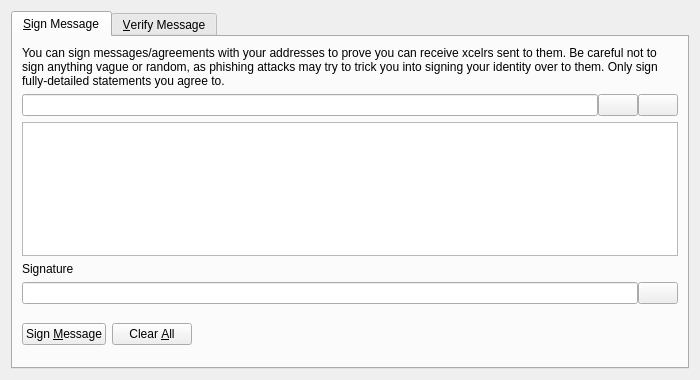
<?xml version="1.0" encoding="UTF-8"?>
<ui version="4.0">
 <class>SignVerifyMessageDialog</class>
 <widget class="QDialog" name="SignVerifyMessageDialog">
  <property name="geometry">
   <rect>
    <x>0</x>
    <y>0</y>
    <width>700</width>
    <height>380</height>
   </rect>
  </property>
  <property name="windowTitle">
   <string>Signatures - Sign / Verify a Message</string>
  </property>
  <property name="modal">
   <bool>true</bool>
  </property>
  <layout class="QVBoxLayout" name="verticalLayout">
   <item>
    <widget class="QTabWidget" name="tabWidget">
     <property name="currentIndex">
      <number>0</number>
     </property>
     <widget class="QWidget" name="tabSignMessage">
      <attribute name="title">
       <string>&amp;Sign Message</string>
      </attribute>
      <layout class="QVBoxLayout" name="verticalLayout_SM">
       <item>
        <widget class="QLabel" name="infoLabel_SM">
         <property name="text">
          <string>You can sign messages/agreements with your addresses to prove you can receive xcelrs sent to them. Be careful not to sign anything vague or random, as phishing attacks may try to trick you into signing your identity over to them. Only sign fully-detailed statements you agree to.</string>
         </property>
         <property name="textFormat">
          <enum>Qt::PlainText</enum>
         </property>
         <property name="wordWrap">
          <bool>true</bool>
         </property>
        </widget>
       </item>
       <item>
        <layout class="QHBoxLayout" name="horizontalLayout_1_SM">
         <property name="spacing">
          <number>0</number>
         </property>
         <item>
          <widget class="QValidatedLineEdit" name="addressIn_SM">
           <property name="toolTip">
            <string>The XcelR address to sign the message with</string>
           </property>
          </widget>
         </item>
         <item>
          <widget class="QPushButton" name="addressBookButton_SM">
           <property name="toolTip">
            <string>Choose previously used address</string>
           </property>
           <property name="text">
            <string/>
           </property>
           <property name="icon">
            <iconset resource="../bitcoin.qrc">
             <normaloff>:/icons/address-book</normaloff>:/icons/address-book</iconset>
           </property>
           <property name="shortcut">
            <string>Alt+A</string>
           </property>
           <property name="autoDefault">
            <bool>false</bool>
           </property>
          </widget>
         </item>
         <item>
          <widget class="QPushButton" name="pasteButton_SM">
           <property name="toolTip">
            <string>Paste address from clipboard</string>
           </property>
           <property name="text">
            <string/>
           </property>
           <property name="icon">
            <iconset resource="../bitcoin.qrc">
             <normaloff>:/icons/editpaste</normaloff>:/icons/editpaste</iconset>
           </property>
           <property name="shortcut">
            <string>Alt+P</string>
           </property>
           <property name="autoDefault">
            <bool>false</bool>
           </property>
          </widget>
         </item>
        </layout>
       </item>
       <item>
        <widget class="QPlainTextEdit" name="messageIn_SM">
         <property name="toolTip">
          <string>Enter the message you want to sign here</string>
         </property>
        </widget>
       </item>
       <item>
        <widget class="QLabel" name="signatureLabel_SM">
         <property name="text">
          <string>Signature</string>
         </property>
         <property name="textFormat">
          <enum>Qt::PlainText</enum>
         </property>
        </widget>
       </item>
       <item>
        <layout class="QHBoxLayout" name="horizontalLayout_2_SM">
         <property name="spacing">
          <number>0</number>
         </property>
         <item>
          <widget class="QLineEdit" name="signatureOut_SM">
           <property name="font">
            <font>
             <italic>true</italic>
            </font>
           </property>
           <property name="readOnly">
            <bool>true</bool>
           </property>
          </widget>
         </item>
         <item>
          <widget class="QPushButton" name="copySignatureButton_SM">
           <property name="toolTip">
            <string>Copy the current signature to the system clipboard</string>
           </property>
           <property name="text">
            <string/>
           </property>
           <property name="icon">
            <iconset resource="../bitcoin.qrc">
             <normaloff>:/icons/editcopy</normaloff>:/icons/editcopy</iconset>
           </property>
           <property name="autoDefault">
            <bool>false</bool>
           </property>
          </widget>
         </item>
        </layout>
       </item>
       <item>
        <layout class="QHBoxLayout" name="horizontalLayout_3_SM">
         <item>
          <widget class="QPushButton" name="signMessageButton_SM">
           <property name="toolTip">
            <string>Sign the message to prove you own this XcelR address</string>
           </property>
           <property name="text">
            <string>Sign &amp;Message</string>
           </property>
           <property name="icon">
            <iconset resource="../bitcoin.qrc">
             <normaloff>:/icons/edit</normaloff>:/icons/edit</iconset>
           </property>
           <property name="autoDefault">
            <bool>false</bool>
           </property>
          </widget>
         </item>
         <item>
          <widget class="QPushButton" name="clearButton_SM">
           <property name="toolTip">
            <string>Reset all sign message fields</string>
           </property>
           <property name="text">
            <string>Clear &amp;All</string>
           </property>
           <property name="icon">
            <iconset resource="../bitcoin.qrc">
             <normaloff>:/icons/remove</normaloff>:/icons/remove</iconset>
           </property>
           <property name="autoDefault">
            <bool>false</bool>
           </property>
          </widget>
         </item>
         <item>
          <spacer name="horizontalSpacer_1_SM">
           <property name="orientation">
            <enum>Qt::Horizontal</enum>
           </property>
           <property name="sizeHint" stdset="0">
            <size>
             <width>40</width>
             <height>48</height>
            </size>
           </property>
          </spacer>
         </item>
         <item>
          <widget class="QLabel" name="statusLabel_SM">
           <property name="font">
            <font>
             <weight>75</weight>
             <bold>true</bold>
            </font>
           </property>
           <property name="text">
            <string/>
           </property>
           <property name="wordWrap">
            <bool>true</bool>
           </property>
          </widget>
         </item>
         <item>
          <spacer name="horizontalSpacer_2_SM">
           <property name="orientation">
            <enum>Qt::Horizontal</enum>
           </property>
           <property name="sizeHint" stdset="0">
            <size>
             <width>40</width>
             <height>48</height>
            </size>
           </property>
          </spacer>
         </item>
        </layout>
       </item>
      </layout>
     </widget>
     <widget class="QWidget" name="tabVerifyMessage">
      <attribute name="title">
       <string>&amp;Verify Message</string>
      </attribute>
      <layout class="QVBoxLayout" name="verticalLayout_VM">
       <item>
        <widget class="QLabel" name="infoLabel_VM">
         <property name="text">
          <string>Enter the receiver's address, message (ensure you copy line breaks, spaces, tabs, etc. exactly) and signature below to verify the message. Be careful not to read more into the signature than what is in the signed message itself, to avoid being tricked by a man-in-the-middle attack. Note that this only proves the signing party receives with the address, it cannot prove sendership of any transaction!</string>
         </property>
         <property name="textFormat">
          <enum>Qt::PlainText</enum>
         </property>
         <property name="alignment">
          <set>Qt::AlignLeading|Qt::AlignLeft|Qt::AlignTop</set>
         </property>
         <property name="wordWrap">
          <bool>true</bool>
         </property>
        </widget>
       </item>
       <item>
        <layout class="QHBoxLayout" name="horizontalLayout_1_VM">
         <property name="spacing">
          <number>0</number>
         </property>
         <item>
          <widget class="QValidatedLineEdit" name="addressIn_VM">
           <property name="toolTip">
            <string>The XcelR address the message was signed with</string>
           </property>
          </widget>
         </item>
         <item>
          <widget class="QPushButton" name="addressBookButton_VM">
           <property name="toolTip">
            <string>Choose previously used address</string>
           </property>
           <property name="text">
            <string/>
           </property>
           <property name="icon">
            <iconset resource="../bitcoin.qrc">
             <normaloff>:/icons/address-book</normaloff>:/icons/address-book</iconset>
           </property>
           <property name="shortcut">
            <string>Alt+A</string>
           </property>
           <property name="autoDefault">
            <bool>false</bool>
           </property>
          </widget>
         </item>
        </layout>
       </item>
       <item>
        <widget class="QPlainTextEdit" name="messageIn_VM"/>
       </item>
       <item>
        <widget class="QValidatedLineEdit" name="signatureIn_VM"/>
       </item>
       <item>
        <layout class="QHBoxLayout" name="horizontalLayout_2_VM">
         <item>
          <widget class="QPushButton" name="verifyMessageButton_VM">
           <property name="toolTip">
            <string>Verify the message to ensure it was signed with the specified XcelR address</string>
           </property>
           <property name="text">
            <string>Verify &amp;Message</string>
           </property>
           <property name="icon">
            <iconset resource="../bitcoin.qrc">
             <normaloff>:/icons/transaction_0</normaloff>:/icons/transaction_0</iconset>
           </property>
           <property name="autoDefault">
            <bool>false</bool>
           </property>
          </widget>
         </item>
         <item>
          <widget class="QPushButton" name="clearButton_VM">
           <property name="toolTip">
            <string>Reset all verify message fields</string>
           </property>
           <property name="text">
            <string>Clear &amp;All</string>
           </property>
           <property name="icon">
            <iconset resource="../bitcoin.qrc">
             <normaloff>:/icons/remove</normaloff>:/icons/remove</iconset>
           </property>
           <property name="autoDefault">
            <bool>false</bool>
           </property>
          </widget>
         </item>
         <item>
          <spacer name="horizontalSpacer_1_VM">
           <property name="orientation">
            <enum>Qt::Horizontal</enum>
           </property>
           <property name="sizeHint" stdset="0">
            <size>
             <width>40</width>
             <height>48</height>
            </size>
           </property>
          </spacer>
         </item>
         <item>
          <widget class="QLabel" name="statusLabel_VM">
           <property name="font">
            <font>
             <weight>75</weight>
             <bold>true</bold>
            </font>
           </property>
           <property name="text">
            <string/>
           </property>
           <property name="wordWrap">
            <bool>true</bool>
           </property>
          </widget>
         </item>
         <item>
          <spacer name="horizontalSpacer_2_VM">
           <property name="orientation">
            <enum>Qt::Horizontal</enum>
           </property>
           <property name="sizeHint" stdset="0">
            <size>
             <width>40</width>
             <height>48</height>
            </size>
           </property>
          </spacer>
         </item>
        </layout>
       </item>
      </layout>
     </widget>
    </widget>
   </item>
  </layout>
 </widget>
 <customwidgets>
  <customwidget>
   <class>QValidatedLineEdit</class>
   <extends>QLineEdit</extends>
   <header>qt/qvalidatedlineedit.h</header>
  </customwidget>
 </customwidgets>
 <resources>
  <include location="../bitcoin.qrc"/>
 </resources>
 <connections/>
</ui>
